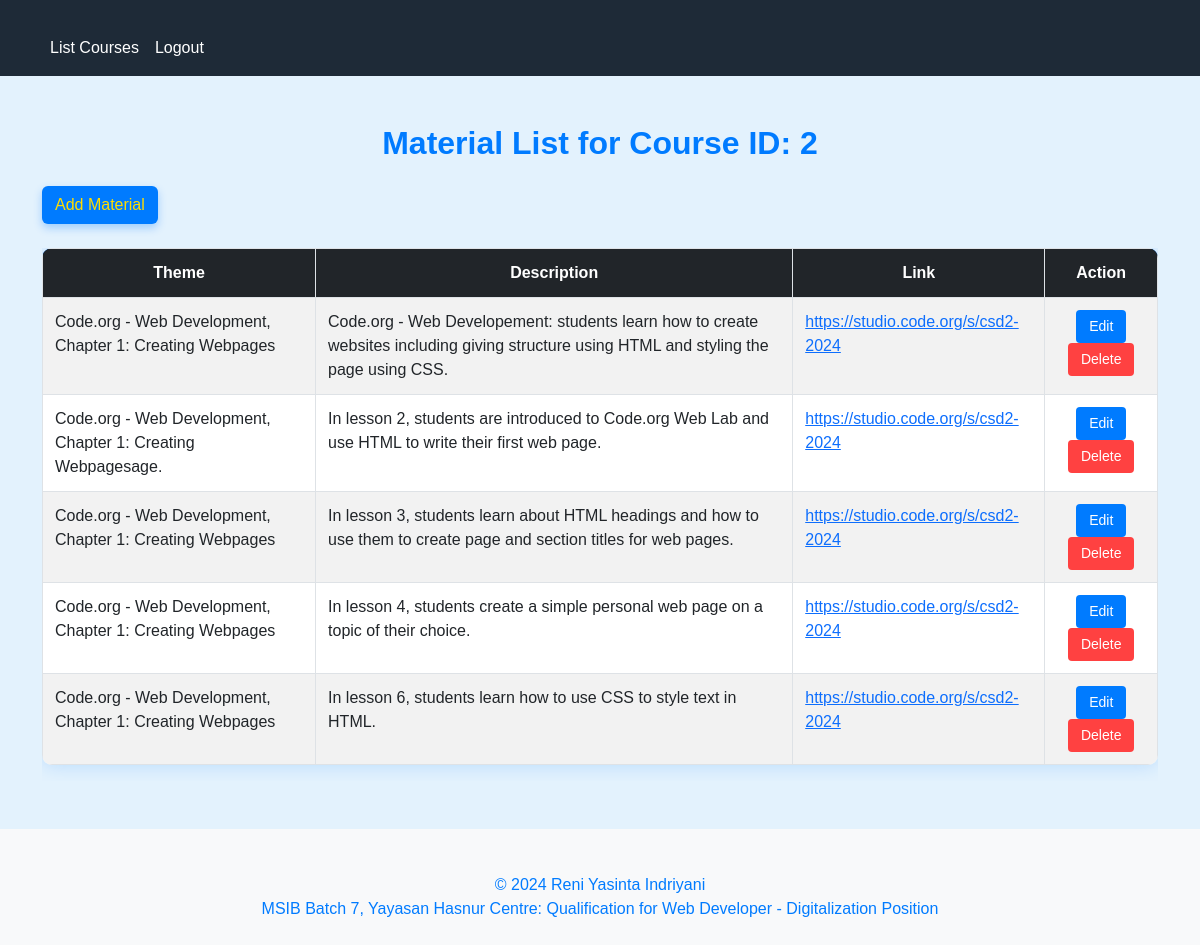
/materials.php?course_id=2, run on the app's committed database.
### tables this page shows
CREATE TABLE `material` (
  `id` int(11) NOT NULL,
  `course_id` int(11) DEFAULT NULL,
  `judul` varchar(255) NOT NULL,
  `deskripsi` text NOT NULL,
  `link_embed` text DEFAULT NULL
);

### materials.php (the view, shortened to what this page needs)
<?php
require('C:/xampp reni/htdocs/MSIB/databases/koneksi.php');
$course_id = intval($_GET['course_id']);
$query = "SELECT * FROM material WHERE course_id = ?";
$stmt = $koneksi->prepare($query);
$stmt->bind_param('i', $course_id);
if ($stmt->execute()) {
    $result = $stmt->get_result();
} else {
    die('Error: ' . $stmt->error);
}
require('/xampp reni/htdocs/MSIB/layouts/header.php');
?>
<!DOCTYPE html>
<html lang="en">
<head>
    <link href="style.css" rel="stylesheet">
    <link href="https://cdn.jsdelivr.net/npm/bootstrap@5.3.0/dist/css/bootstrap.min.css" rel="stylesheet">
</head>
<body>
<div class="container mt-5">
    <h1 class="text-center mb-4">Material List for Course ID: <?= htmlspecialchars($course_id); ?></h1>
    <a href="/MSIB/materi/tambah.php?course_id=<?= htmlspecialchars($course_id); ?>" class="btn btn-add mb-4">Add Material</a>
    <div class="table-responsive">
        <table class="table table-hover table-striped">
            <thead class="table-dark text-center">
                <tr>
                    <th>Theme</th>
                    <th>Description</th>
                    <th>Link</th>
                    <th>Action</th>
                </tr>
            </thead>
            <tbody>
                <?php while ($row = $result->fetch_assoc()) : ?>
                    <tr>
                        <td><?= htmlspecialchars($row['judul']); ?></td>
                        <td><?= htmlspecialchars($row['deskripsi']); ?></td>
                        <td>
                            <a href="<?= htmlspecialchars($row['link_embed']); ?>" target="_blank"><?= htmlspecialchars($row['link_embed']); ?></a>
                        </td>
                        <td class="text-center">
                            <a href="/MSIB/materi/edit.php?id=<?= htmlspecialchars($row['id']); ?>" class="btn btn-edit btn-sm">Edit</a>
                            <a href="/MSIB/materi/hapus.php?id=<?= htmlspecialchars($row['id']); ?>" class="btn btn-delete btn-sm" onclick="return confirm('Warning: Deleting this material will permanently remove it. Continue?')">Delete</a>
                        </td>
                    </tr>
                <?php endwhile; ?>
            </tbody>
        </table>
    </div>
</div>
<?php
require('/xampp reni/htdocs/MSIB/layouts/footer.php');
?>
</body>
</html>

### style.css (style rules this page uses)
.btn-edit { background-color: #007bff !important; color: white !important; padding: 5px 12px !important; }
.btn-add { background-color: #007bff !important; color: #ffdd00 !important; padding: 6px 12px !important; box-shadow: 0 4px 8px rgba(0, 123, 255, 0.3) !important; transition: background-color 0.3s, box-shadow 0.3s !important; }
.btn-delete { background-color: #ff4141 !important; color: white !important; padding: 5px 12px !important; }
body { font-family: 'Arial', sans-serif !important; background-color: #e3f2fd !important; color: #007bff !important; }
h1 { font-weight: bold !important; font-size: 2rem !important; color: #007bff !important; }
.table { border-radius: 10px !important; overflow: hidden !important; box-shadow: 0 0 20px rgba(0, 123, 255, 0.2) !important; }
.table thead { background-color: #007bff !important; color: #ffffff !important; }
.table th, .table td { border: 1px solid #dee2e6 !important; padding: 0.75rem !important; }

### layouts/header.php (style rules this page uses)
.container { margin-top: 20px; }

### data on the page
material: judul "Code.org - Web Development, Chapter 1: Creating Webpages", deskripsi "Code.org - Web Developement: students learn how to create websites including giving structure using HTML and styling the page using CSS.", link_embed "https://studio.code.org/s/csd2-2024"
material: judul "Code.org - Web Development, Chapter 1: Creating Webpagesage.", deskripsi "In lesson 2, students are introduced to Code.org Web Lab and use HTML to write their first web page.", link_embed "https://studio.code.org/s/csd2-2024"
material: judul "Code.org - Web Development, Chapter 1: Creating Webpages", deskripsi "In lesson 3, students learn about HTML headings and how to use them to create page and section titles for web pages.", link_embed "https://studio.code.org/s/csd2-2024"
material: judul "Code.org - Web Development, Chapter 1: Creating Webpages", deskripsi "In lesson 4, students create a simple personal web page on a topic of their choice.", link_embed "https://studio.code.org/s/csd2-2024"
material: judul "Code.org - Web Development, Chapter 1: Creating Webpages", deskripsi "In lesson 6, students learn how to use CSS to style text in HTML.", link_embed "https://studio.code.org/s/csd2-2024"

### other printed values
$course_id "2"
